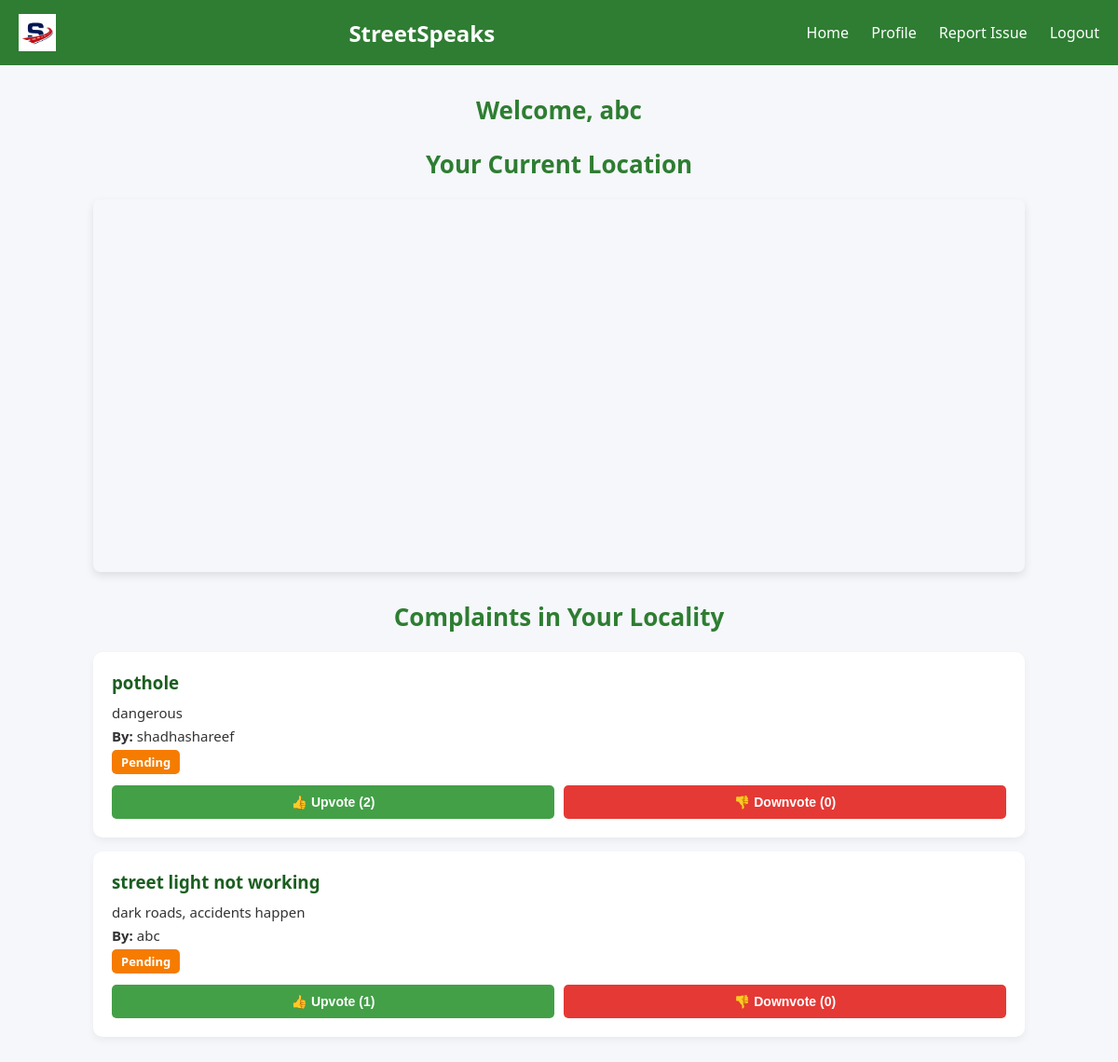
Before: /dashboard (signed in) with the older database file.
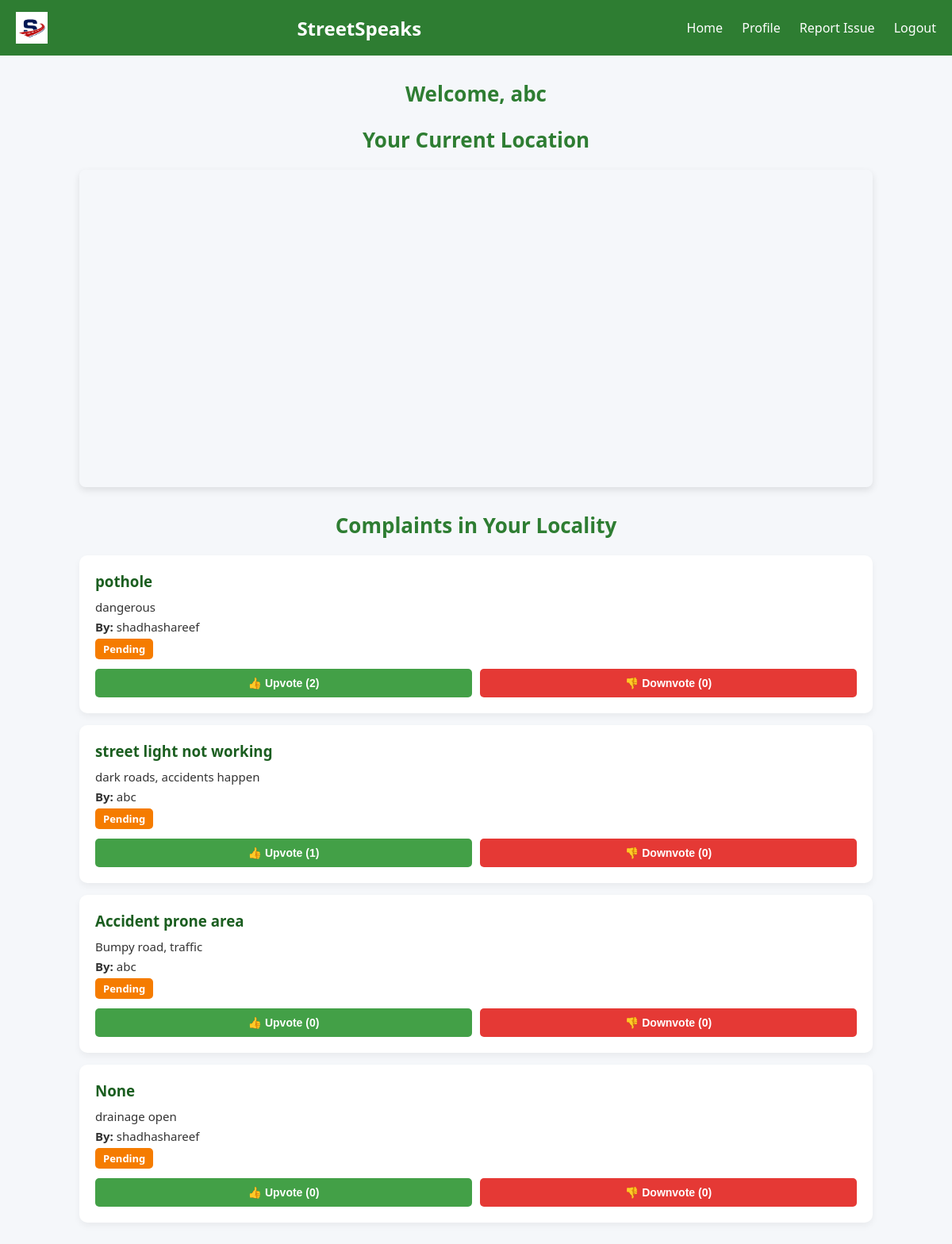
After: the same page with the newer database file.
### tables this page shows
CREATE TABLE users (
    user_id INTEGER PRIMARY KEY AUTOINCREMENT,
    username TEXT NOT NULL,
    password TEXT NOT NULL,
    phone TEXT,
    email TEXT UNIQUE NOT NULL,
    district TEXT,
    locality TEXT,
    address TEXT,
    pincode TEXT
);

CREATE TABLE complaints (
    complaint_id INTEGER PRIMARY KEY AUTOINCREMENT,
    user_id INTEGER,
    title TEXT,
    description TEXT,
    location TEXT,
    status TEXT DEFAULT 'Pending',
    upvotes INTEGER DEFAULT 0,
    downvotes INTEGER DEFAULT 0, latitude REAL, longitude REAL, category TEXT,
    FOREIGN KEY (user_id) REFERENCES users(user_id)
);

### app.py (the view)
@app.route('/dashboard')
def dashboard():
    if 'user_id' not in session:
        return redirect(url_for('login'))
    user_id = session['user_id']
    cursor.execute("SELECT locality FROM users WHERE user_id=?", (user_id,))
    locality = cursor.fetchone()[0]
    cursor.execute("""
        SELECT complaints.complaint_id, complaints.title, complaints.description, complaints.status,
               complaints.upvotes, complaints.downvotes, users.username
        FROM complaints
        JOIN users ON complaints.user_id = users.user_id
        WHERE users.locality=?
        ORDER BY complaints.upvotes DESC
    """, (locality,))
    complaints = cursor.fetchall()
    return render_template('dashboard.html', complaints=complaints, username=session['username'])

### templates/dashboard.html (shortened to what this page needs)
<!DOCTYPE html>
<html lang="en">
<head>
<link rel="stylesheet" href="https://unpkg.com/leaflet/dist/leaflet.css" />
</head>
<body>
<header>
  <img src="{{ url_for('static', filename='images/img2.png') }}" alt="StreetSpeaks Logo" style="height: 40px;">
  <h1>StreetSpeaks</h1>
    <nav>
        <a href="/dashboard">Home</a>
        <a href="/profile">Profile</a>
        <a href="/complaint">Report Issue</a>
        <a href="/logout">Logout</a>
    </nav>
</header>
<div class="container">
    <h2>Welcome, {{ username }}</h2>
    <h2>Your Current Location</h2>
    <div id="map"></div>
    <h2>Complaints in Your Locality</h2>
    {% for complaint in complaints %}
    <div class="complaint-card">
        <h3>{{ complaint[1] }}</h3>
        <p>{{ complaint[2] }}</p>
        <p><strong>By:</strong> {{ complaint[6] }}</p>
        <p><span class="status {{ complaint[3] }}">{{ complaint[3] }}</span></p>
        <div class="vote-buttons">
            <button class="upvote" onclick="vote({{ complaint[0] }}, 'up')">
                👍 Upvote ({{ complaint[4] }})
            </button>
            <button class="downvote" onclick="vote({{ complaint[0] }}, 'down')">
                👎 Downvote ({{ complaint[5] }})
            </button>
        </div>
    </div>
    {% endfor %}
</div>
</body>
</html>

### templates/dashboard.html (style rules this page uses)
body { font-family: 'Segoe UI', Tahoma, sans-serif; margin: 0; padding: 0; background-color: #f5f7fa; color: #333; }
header { background-color: #2e7d32; color: white; padding: 15px 20px; display: flex; justify-content: space-between; align-items: center; }
header h1 { margin: 0; font-size: 24px; }
nav a { color: white; text-decoration: none; margin-left: 20px; font-size: 16px; transition: color 0.3s; }
.container { max-width: 1000px; margin: 30px auto; padding: 0 20px; }
h2 { font-size: 26px; margin-bottom: 20px; text-align: center; color: #2e7d32; }
#map { height: 400px; width: 100%; border-radius: 8px; margin-bottom: 30px; box-shadow: 0 4px 10px rgba(0,0,0,0.1); }
.complaint-card { background: white; border-radius: 10px; padding: 20px; margin: 15px 0; box-shadow: 0 4px 8px rgba(0,0,0,0.05); transition: transform 0.3s ease; }
.complaint-card h3 { margin: 0 0 10px; color: #1b5e20; }
.complaint-card p { margin: 5px 0; font-size: 15px; }
.status { display: inline-block; padding: 4px 10px; border-radius: 5px; font-size: 13px; font-weight: bold; color: white; }
.status.Pending { background-color: #f57c00; }
.vote-buttons { margin-top: 12px; display: flex; gap: 10px; }
.vote-buttons button { flex: 1; padding: 10px; border: none; border-radius: 5px; cursor: pointer; font-size: 14px; font-weight: bold; transition: background 0.3s; }
.upvote { background-color: #43a047; color: white; }
.downvote { background-color: #e53935; color: white; }

Changed rows visible on the page:
added complaints: title "Accident prone area", description "Bumpy road, traffic", username "abc", status "Pending", upvotes "0", downvotes "0"
added complaints: complaint "None", description "drainage open", username "shadhashareef", status "Pending", upvotes "0", downvotes "0"
